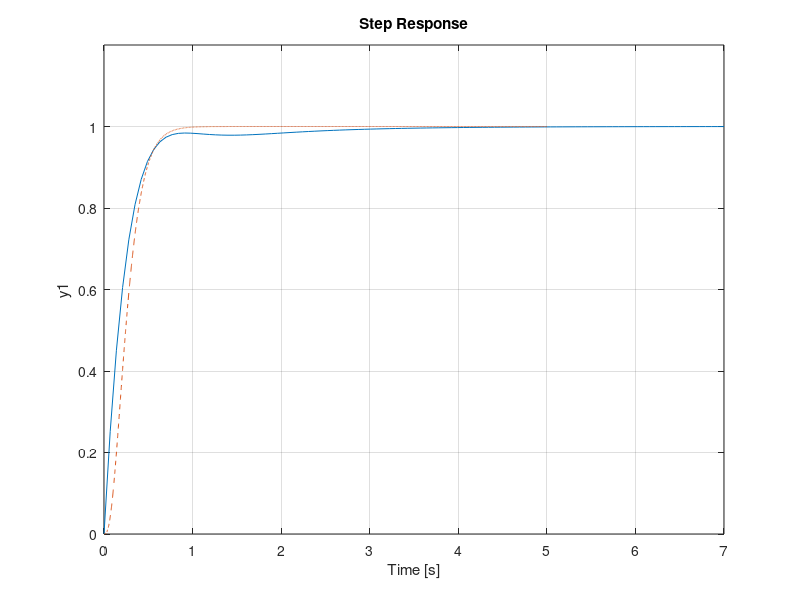
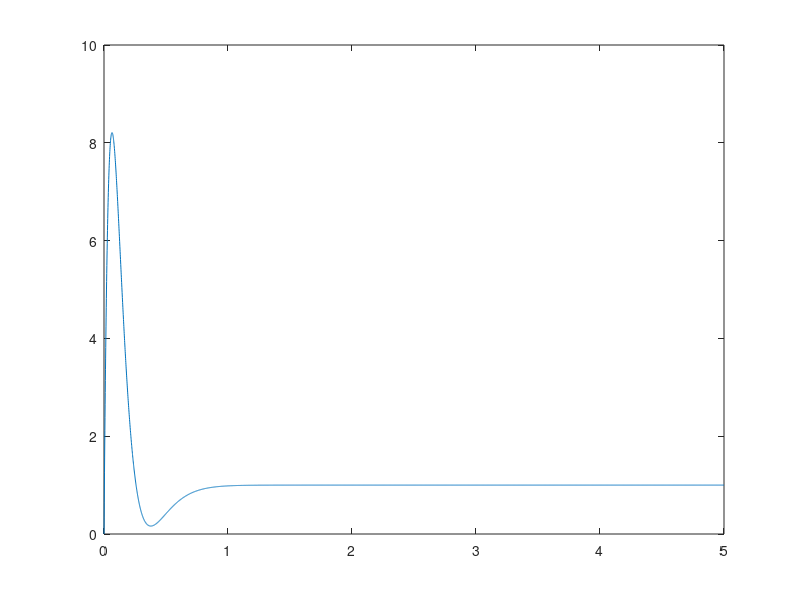

These charts were generated, in order, by the following MATLAB code:
%#ok<*DEFNU>

s = tf('s');

P = tf([4],[1 4 4])

%% PID

% PID Constants
Kp = 5;
Kd = 1;
Ki = 4;
Kd_filter = 1/1000;

% PID Controller
C_pid = tf(pid(Kp, Ki, Kd));

%% State Space

% Convert plant to state space
P_ss = ss(P);

% Augment the A and B matrices for regulator
A_aug = [P_ss.A, zeros(length(P_ss.A), 1);
         P_ss.C, zeros(size(P_ss.C, 1), 1)];
B_aug = [P_ss.B;
         zeros(size(P_ss.C, 1), 1)];

% Use pole placement to determine K1 and K2     
K = place(A_aug, B_aug, [-10,-11,-12]);
K1 = K(1:length(P_ss.A));
K2 = K(length(P_ss.A)+1:end);

% Grab the A,B,C,D matrices
A = P_ss.A;
B = P_ss.B;
C = P_ss.C;
D = P_ss.D;

% Initialize state vectors
x = zeros(length(A),1);
u = 0;
e = 0;
y_ref = 1;
y = 0;

% Set the first order approximation resolution
dt = 0.001;

% Initialize state history vector buffers
u_hist = u;
x_hist = x;
y_hist = y;
e_hist = e;
t_hist = 0;

% Run for fixed number of steps
for index = 1:5000
    
    % get the next state vector
    dx = (A*x + B*u);
    x = dx*dt + x;
    
    % get the next output
    y = C*x + D*u;
    
    % determine error and get next input
    e = e + K2*(y_ref-y)*dt;
    u = e - K1*x;
    
    % store everything in the history buffers
    u_hist(end+1) = u;
    t_hist(end+1) = index*dt;
    x_hist(:,end+1) = x;
    y_hist(end+1) = y;
    e_hist(end+1) = e;
    
end

%% Plotting

% Plot the step input with PID Feedback
figure(1)
fdbk_pid = feedback(P*C_pid, 1);
step(fdbk_pid);

hold on

% Plot the step input of state feedback with regulator
plot(t_hist, y_hist, '--')
ylim([0 1.2])
hold off

% Plot the controller effort
figure(2)
plot(t_hist, u_hist)

